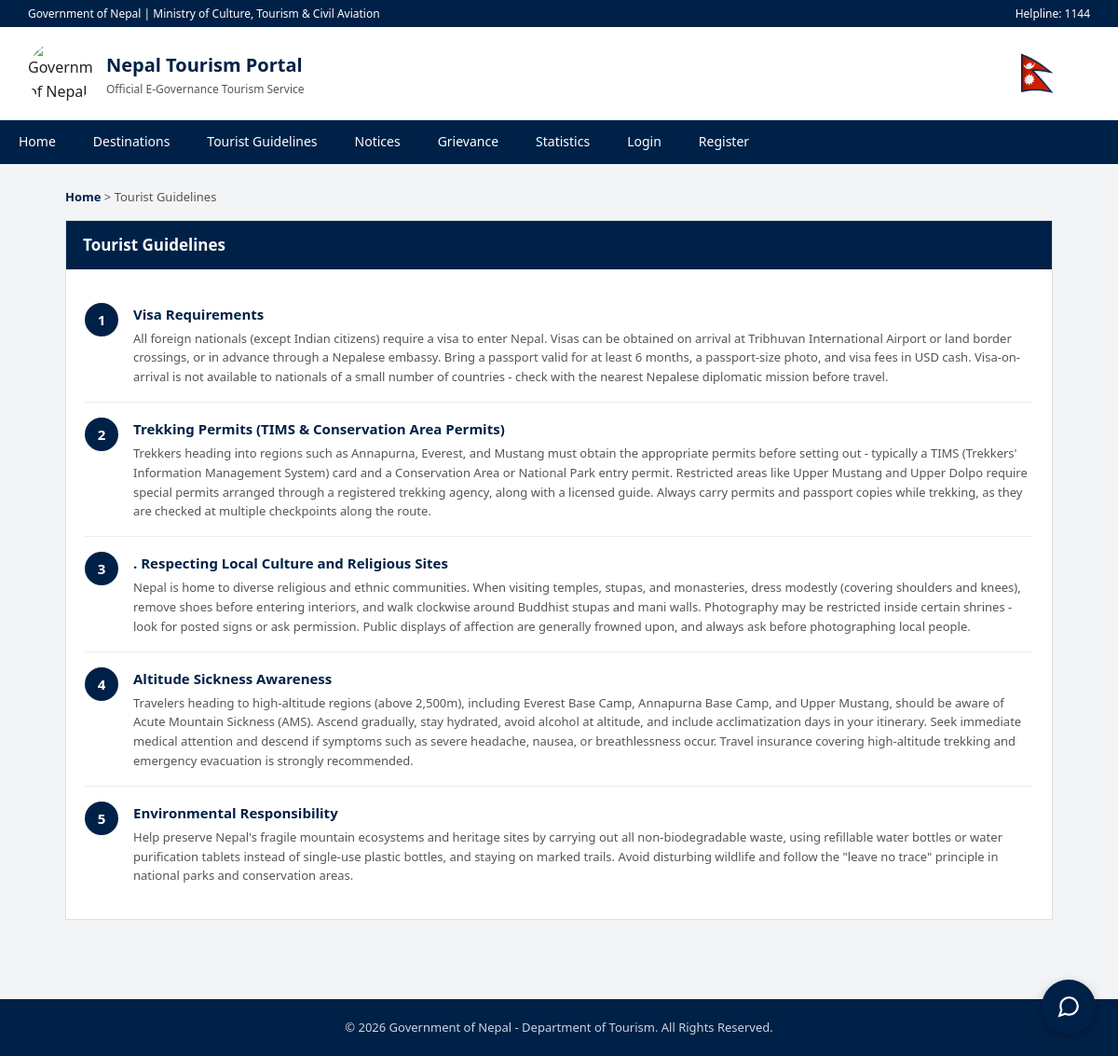
/guidelines/, run on an earlier commit of the app's database.
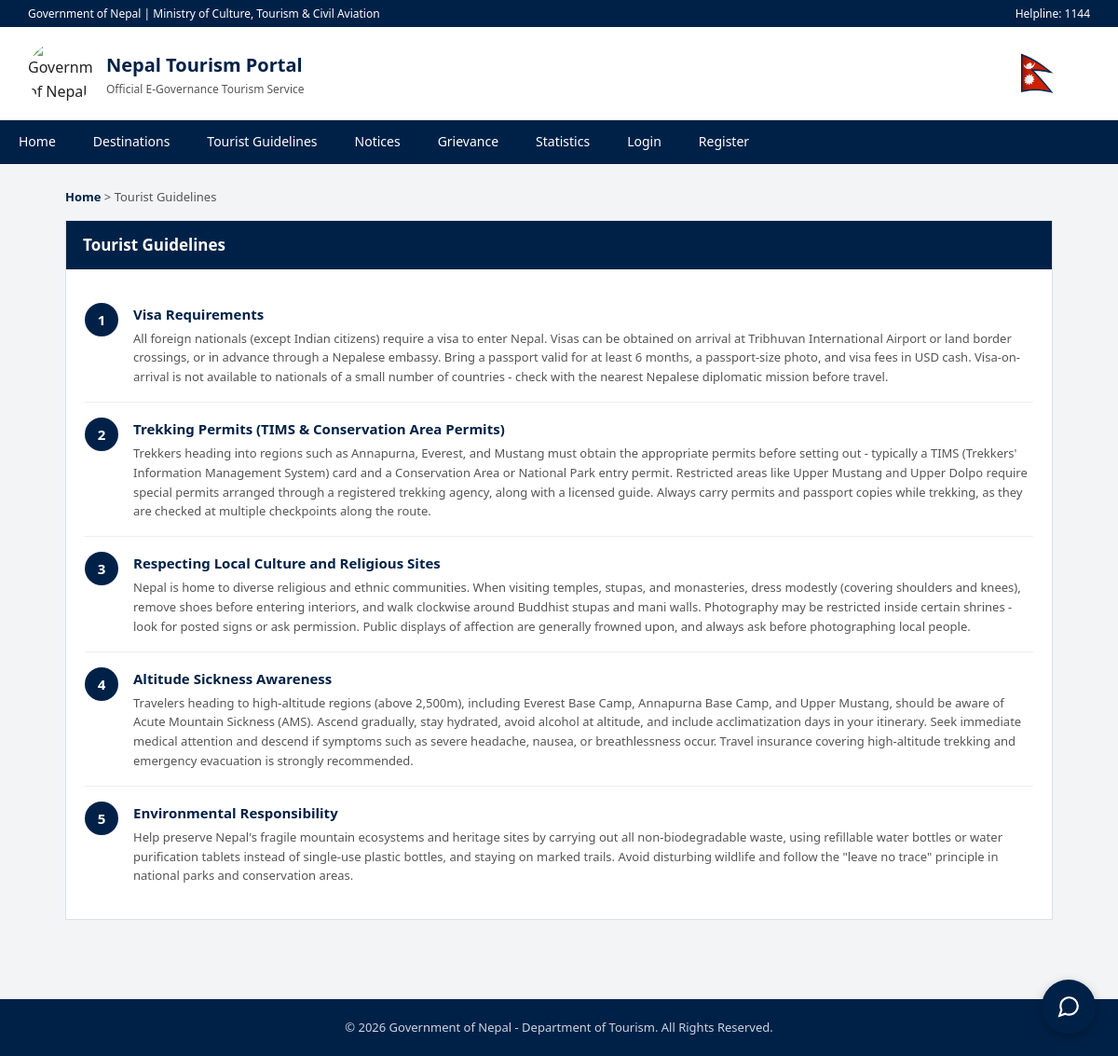
And on a later commit of the database.
### core/models.py (models this page shows, shortened)
class Guideline(models.Model):
    title = models.CharField(max_length=200)
    description = models.TextField()
    is_active = models.BooleanField(default=True)
    created_at = models.DateTimeField(auto_now_add=True)

### core/views.py (the view)
# urls.py: path('guidelines/', views.guidelines_view, name='guidelines'),
def guidelines_view(request):
    guidelines = Guideline.objects.filter(is_active=True)
    return render(request, 'core/guidelines.html', {'guidelines': guidelines})

### bookings/context_processors.py (called while the page is built)
def notification_count(request):
    if request.user.is_authenticated:
        count = Booking.objects.filter(
            tourist=request.user, is_seen_by_tourist=False
        ).count()
        return {'unread_booking_count': count}
    return {'unread_booking_count': 0}

### templates/core/guidelines.html (shortened to what this page needs)
{% extends 'base.html' %}
{% block content %}
<div class="breadcrumb"><a href="{% url 'home' %}">Home</a> &gt; Tourist Guidelines</div>
<div class="section">
    <div class="section-header"><h2>Tourist Guidelines</h2></div>
    <div class="section-body">
        {% for g in guidelines %}
            <div class="guideline-item">
                <div class="guideline-number">{{ forloop.counter }}</div>
                <div class="guideline-content">
                    <h3>{{ g.title }}</h3>
                    <p>{{ g.description }}</p>
                </div>
            </div>
        {% empty %}
            <p>No guidelines have been published yet.</p>
        {% endfor %}
    </div>
</div>
{% endblock %}

What changed in the data, as far as the page shows it:
changed Guideline: title ". Respecting Local Culture and Religious Sites" → "Respecting Local Culture and Religious Sites"
